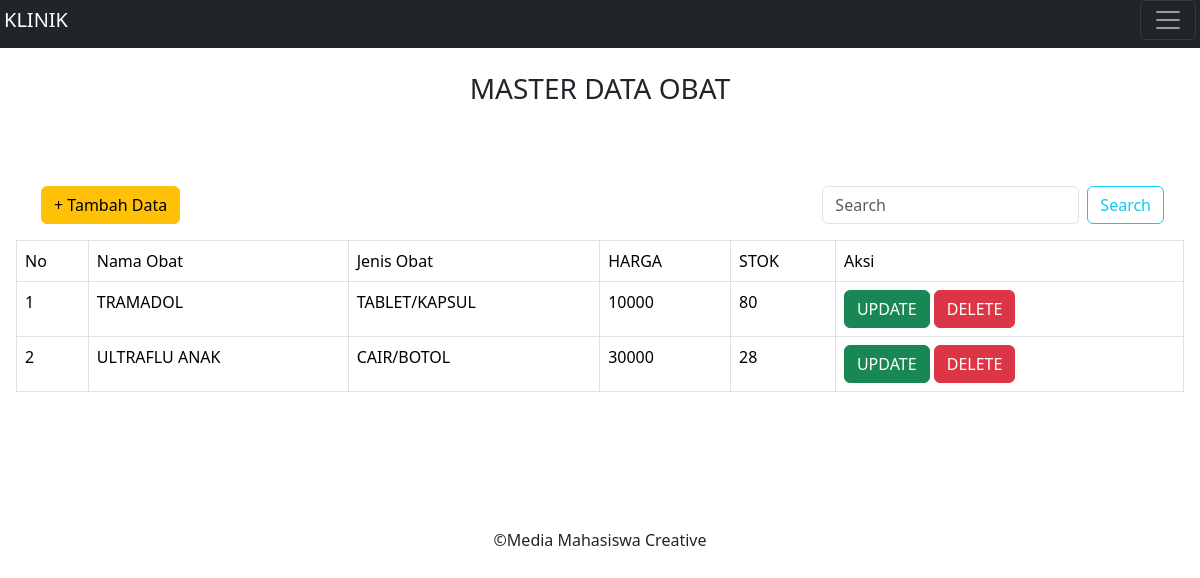
Page /Home/obat.php (signed in) on the committed database.
### tables this page shows
CREATE TABLE `obat` (
  `id_obat` int(11) NOT NULL,
  `Nama_Obat` varchar(255) DEFAULT NULL,
  `Jenis_Obat` varchar(255) DEFAULT NULL,
  `Harga` int(100) DEFAULT NULL,
  `Stok` int(10) DEFAULT NULL
);

### HillCipher/dekripsi.php (called while the page is built, shortened)
<?php
$kunci = [
  [21, 31, 23],
  [1, 4, 5],
  [3, 7, 78],
];
function textToAsciii($plaintext)
{
  $result = [];
  for ($i = 0; $i < strlen($plaintext); $i++) {
    $charCode = ord($plaintext[$i]);
    $result[] = $charCode;
  }
  return $result;
}
function matrixTo1DArrayy($matrix)
{
  $result = [];
  for ($i = 0; $i < count($matrix); $i++) {
    for ($j = 0; $j < count($matrix[$i]); $j++) {
      $result[] = $matrix[$i][$j];
    }
  }
  return $result;
}
function asciiToTextt($asciiArray)
{
  $result = "";
  for ($i = 0; $i < count($asciiArray); $i++) {
    $char = chr($asciiArray[$i]);
    $result .= $char;
  }
  return $result;
}
function bagiBlokk($arr, $baris, $kolom)
{
  $matrix = [];
  $index = 0;
  for ($i = 0; $i < $baris; $i++) {
    $barisBaru = [];
    for ($j = 0; $j < $kolom; $j++) {
      if ($index < count($arr)) {
        $barisBaru[] = $arr[$index];
        $index++;
      } else {
        $barisBaru[] = null;
      }
    }
    $matrix[] = $barisBaru;
  }
  return $matrix;
}
function determinannnn($key)
{
  return (
    $key[0][0] * $key[1][1] * $key[2][2] +
    $key[0][1] * $key[1][2] * $key[2][0] +
    $key[0][2] * $key[1][0] * $key[2][1] -
    ($key[2][0] * $key[1][1] * $key[0][2] +
      $key[2][1] * $key[1][2] * $key[0][0] +
      $key[2][2] * $key[1][0] * $key[0][1])
  );
}
function kofaktort($key)
{
  $hasilKofaktor = [];
  for ($i = 0; $i < 3; $i++) {
    $hasilKofaktor[$i] = [];
  }
  $a = $key[1][1] * $key[2][2] - $key[2][1] * $key[1][2];
  $b = - ($key[1][0] * $key[2][2] - $key[2][0] * $key[1][2]);
  $c = $key[1][0] * $key[2][1] - $key[2][0] * $key[1][1];
  $d = - ($key[0][1] * $key[2][2] - $key[2][1] * $key[0][2]);
  $e = $key[0][0] * $key[2][2] - $key[2][0] * $key[0][2];
  $f = - ($key[0][0] * $key[2][1] - $key[2][0] * $key[0][1]);
  $g = $key[0][1] * $key[1][2] - $key[1][1] * $key[0][2];
  $h = - ($key[0][0] * $key[1][2] - $key[1][0] * $key[0][2]);
  $i = $key[0][0] * $key[1][1] - $key[1][0] * $key[0][1];
  $hasilKofaktor[0][0] = $a;
  $hasilKofaktor[0][1] = $b;
  $hasilKofaktor[0][2] = $c;
  $hasilKofaktor[1][0] = $d;
  $hasilKofaktor[1][1] = $e;
  $hasilKofaktor[1][2] = $f;
  $hasilKofaktor[2][0] = $g;
  $hasilKofaktor[2][1] = $h;
  $hasilKofaktor[2][2] = $i;
  return $hasilKofaktor;
}
function adjoinn($kofaktor)
{
  $hasilAdj = [];
  for ($i = 0; $i < 3; $i++) {
    $hasilAdj[$i] = [];
    for ($j = 0; $j < 3; $j++) {
      $hasilAdj[$i][$j] = $kofaktor[$j][$i];
    }
  }
  return $hasilAdj;
}
function gcdExtended($a, $b)
{
  if ($a === 0) {
    return [$b, 0, 1];
  }
  list($gcd, $x1, $y1) = gcdExtended($b % $a, $a);
  $x = $y1 - floor($b / $a) * $x1;
  $y = $x1;
  return [$gcd, $x, $y];
}
function findModuloResult($a, $m)
{
  list($gcd, $x, $y) = gcdExtended($a, $m);
  if ($gcd !== 1) {
    return -1;
  } else {
    return $x;
  }
}
function kaliDekrip($ciper, $invers)
{
  $hasil = [];
  for ($i = 0; $i < count($ciper); $i++) {
    $hasil[$i] = [];
    for ($j = 0; $j < count($invers); $j++) {
      $sum = 0;
      for ($k = 0; $k < count($invers); $k++) {
        $sum += $ciper[$i][$k] * $invers[$j][$k];
      }
      $hasil[$i][$j] = $sum;
    }
  }
  return $hasil;
}
function modDekrip($dekripSementara)
{
  $hasil = [];
  for ($i = 0; $i < count($dekripSementara); $i++) {
    $hasil[$i] = [];
    for ($j = 0; $j < 3; $j++) {
      if ($dekripSementara[$i][$j] < 0) {
        $value = $dekripSementara[$i][$j];
        $modulus = 128;
        $hasil[$i][$j] = (($value % $modulus) + $modulus) % $modulus;
      } else {
        $hasil[$i][$j] = $dekripSementara[$i][$j] % 128;
      }
    }
  }
  return $hasil;
}
function modAdj($determinanMod, $adjoin)
{
  $hasil = [];
  for ($i = 0; $i < count($adjoin); $i++) {
    $hasil[$i] = [];
    for ($j = 0; $j < count($adjoin); $j++) {
      $hasil[$i][$j] = ($adjoin[$i][$j] * $determinanMod) % 128;
    }
  }
  return $hasil;
}
function DekripsiHillCipher($cipertext, $kunci)
{
  $AngkaText = textToAsciii($cipertext);
  $hslDeterminan = determinannnn($kunci);
  $modDeterminan = $hslDeterminan % 128;
  $konv = kofaktort($kunci);
  $adj = adjoinn($konv);
  $modDet = findModuloResult($modDeterminan, 128);
  $hslInvers = modAdj($modDet, $adj);
  $blokMatrik = bagiBlokk($AngkaText, count($AngkaText) / 3, 3);
  $dekripSementara = kaliDekrip($blokMatrik, $hslInvers);
  $arraySatuDimensi = matrixTo1DArrayy(modDekrip($dekripSementara));
  $plaintextDariAscii = asciiToTextt($arraySatuDimensi);
  return $plaintextDariAscii;
}

### Home/obat.php (the view, shortened to what this page needs)
<?php
include '../layout/header.php';
require '../HillCipher/enkripsi.php';
?>
<html>
<head>
</head>
<body>
    <?php
    $kdb = koneksidatabase();
    $a = @$_GET["a"];
    switch ($a) {
        default:
            curd_read($kunci);
            break;
    }
    function curd_read($kunci)
    {
        global $kdb;
        if (isset($_POST["cari2"])) {
            $cari = enkripsiHillCipher($_POST["cari"], $kunci);
            $cariNonEnkripsi = "%" . $_POST["cari"] . "%";
            $query = "SELECT * from obat where Nama_Obat LIKE ?
                      or Jenis_Obat LIKE ?";
            $stmt = mysqli_prepare($kdb, $query);
            if ($stmt) {
                $param = "%" . $cari . "%";
                mysqli_stmt_bind_param($stmt, "ss", $param, $cariNonEnkripsi);
                mysqli_stmt_execute($stmt);
                $hasil = mysqli_stmt_get_result($stmt);
            } else {
                die(mysqli_error($kdb));
            }
        } else {
            $hasil = sql_select();
        }
    ?>
        <center>
            <H3> MASTER DATA OBAT </H3>
            <br><br><br>
            <ul class="bagan">
                <li class="area_tmbhdta"><a href="obat.php?a=tambah" class="btn btn-warning" style="margin-left: 5px;">+ Tambah Data </a></li>
                <li class="area_cari">
                    <form class="d-flex " role="search" action="" method="post">
                        <input class="form-control me-2" type="text" name="cari" placeholder="Search" aria-label="Search">
                        <button class="btn btn-outline-info" type="submit" name="cari2" value="cari">Search</button>
                    </form>
                </li>
            </ul>
        </center>
        <center>
            <form action="" method="post">
                <table class="table table-bordered">
                    <tr>
                        <td>No</td>
                        <td>Nama Obat</td>
                        <td>Jenis Obat</td>
                        <td>HARGA</td>
                        <td>STOK</td>
                        <td>Aksi</td>
                    </tr>
                    <?php
                    require_once '../HillCipher/dekripsi.php';
                    while ($baris = mysqli_fetch_array($hasil)) {
                        $dekripnmobat = DekripsiHillCipher($baris['Nama_Obat'], $kunci);
                    ?>
                        <tr>
                            <td><?php echo $i; ?></td>
                            <td><?php echo $dekripnmobat; ?></td>
                            <td><?php echo $baris['Jenis_Obat']; ?></td>
                            <td><?php echo $baris['Harga']; ?></td>
                            <td><?php echo $baris['Stok']; ?></td>
                            <td>
                                <a href="obat.php?a=edit&id=<?php echo $baris['id_obat']; ?>" class="btn btn-success ">UPDATE</a>
                                <a href="obat.php?a=hapus&id=<?php echo $baris['id_obat']; ?>" class="btn btn-danger ">DELETE</a>
                            </td>
                        </tr>
                    <?php
                        $i++;
                    }
                    ?>
                </table>
        </center>
    <?php
    }
    ?>
    <?php
    function koneksidatabase()
    {
        include('../koneksi/koneksi.php');
        return $kdb;
    }
    function sql_select()
    {
        global $kdb;
        $sql = " select * from obat ";
        $hasil = mysqli_query($kdb, $sql) or die(mysql_error());
        return $hasil;
    }
    ?>
    <?php
    include '../layout/F1.php';
    ?>

### layout/header.php (shortened to what this page needs)
<!doctype html>
<html lang="en">
<head>
  <link rel="stylesheet" href="../bootstrap/css/bootstrap.css">
  <link href="../bootstrap/css/bootstraapap.min.css" rel="stylesheet">
  <link href="../bootstrap/css/docccss.css" rel="stylesheet">
</head>
<body class="p-3 m-0 border-0 bd-example m-0 border-0">
  <nav class="navbar navbar-dark bg-dark fixed-top">
    <div class="container-fluid">
      <a class="navbar-brand" href="#">KLINIK</a>
      <button class="navbar-toggler" type="button" data-bs-toggle="offcanvas" data-bs-target="#offcanvasDarkNavbar" aria-controls="offcanvasDarkNavbar" aria-label="Toggle navigation">
        <span class="navbar-toggler-icon"></span>
      </button>
    </div>
  </nav>
</body>
</html>

### layout/F1.php (shortened to what this page needs)
<br><br><br>
<footer>
		<br><br>
		<div class="row">
			<div class="footer">
				<p class="text-center">&copy;Media Mahasiswa Creative</p>
			</div>
		</div>
</footer>
</body>
</html>

### rows in the picture
obat: Nama_Obat "TRAMADOL", Jenis_Obat "TABLET/KAPSUL", Harga "10000", Stok "80"
obat: Nama_Obat "ULTRAFLU ANAK", Jenis_Obat "CAIR/BOTOL", Harga "30000", Stok "28"
